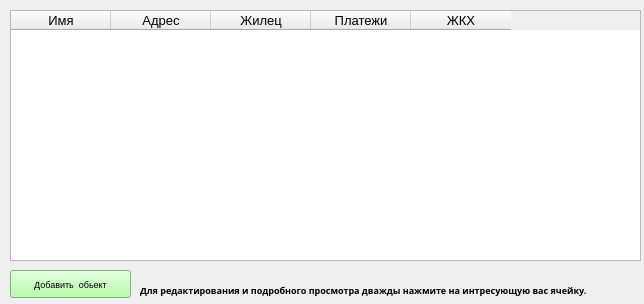
<?xml version="1.0" encoding="UTF-8"?>
<ui version="4.0">
 <class>Form</class>
 <widget class="QWidget" name="Form">
  <property name="geometry">
   <rect>
    <x>0</x>
    <y>0</y>
    <width>644</width>
    <height>304</height>
   </rect>
  </property>
  <property name="font">
   <font>
    <pointsize>5</pointsize>
   </font>
  </property>
  <property name="windowTitle">
   <string>Form</string>
  </property>
  <widget class="QTableWidget" name="table">
   <property name="enabled">
    <bool>true</bool>
   </property>
   <property name="geometry">
    <rect>
     <x>10</x>
     <y>10</y>
     <width>631</width>
     <height>251</height>
    </rect>
   </property>
   <property name="font">
    <font>
     <pointsize>10</pointsize>
    </font>
   </property>
   <property name="editTriggers">
    <set>QAbstractItemView::NoEditTriggers</set>
   </property>
   <column>
    <property name="text">
     <string>Имя</string>
    </property>
   </column>
   <column>
    <property name="text">
     <string>Адрес</string>
    </property>
   </column>
   <column>
    <property name="text">
     <string>Жилец</string>
    </property>
   </column>
   <column>
    <property name="text">
     <string>Платежи</string>
    </property>
   </column>
   <column>
    <property name="text">
     <string>ЖКХ</string>
    </property>
   </column>
  </widget>
  <widget class="QLabel" name="label">
   <property name="geometry">
    <rect>
     <x>140</x>
     <y>270</y>
     <width>641</width>
     <height>41</height>
    </rect>
   </property>
   <property name="font">
    <font>
     <family>Arial Black</family>
     <pointsize>7</pointsize>
     <weight>75</weight>
     <bold>true</bold>
    </font>
   </property>
   <property name="text">
    <string>Для редактирования и подробного просмотра дважды нажмите на интресующую вас ячейку.</string>
   </property>
  </widget>
  <widget class="QPushButton" name="add">
   <property name="geometry">
    <rect>
     <x>10</x>
     <y>270</y>
     <width>121</width>
     <height>28</height>
    </rect>
   </property>
   <property name="font">
    <font>
     <pointsize>7</pointsize>
    </font>
   </property>
   <property name="styleSheet">
    <string notr="true">background:#a2ff94;</string>
   </property>
   <property name="text">
    <string>Добавить  обьект</string>
   </property>
  </widget>
 </widget>
 <resources/>
 <connections/>
</ui>
